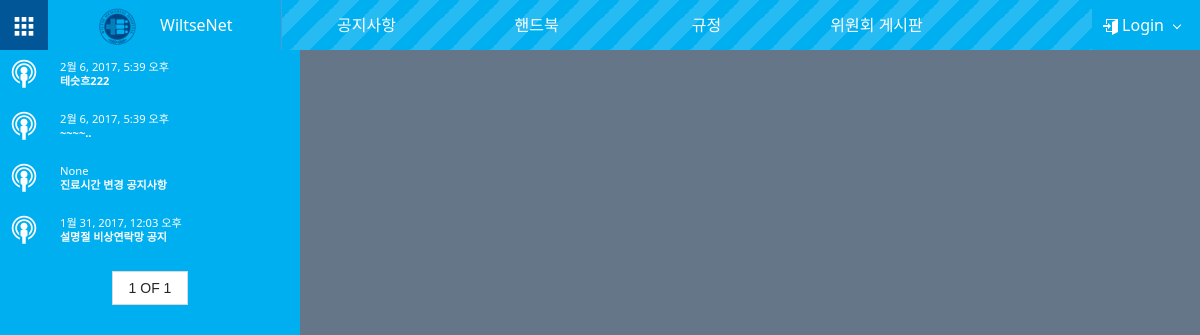
The page / on the database its author committed.
### WiltseApp/models.py (models this page shows, shortened)
class Notice(models.Model):
    num = models.IntegerField(default=nu3)
    title = models.CharField(('제목'),max_length=200)
    content = RichTextField(('내용'))
    uploadfile = models.FileField(('첨부파일'),upload_to=generate_filename,null=True,blank=True)
    writer = models.CharField(('작성자'),max_length=200)
    date = models.DateTimeField(auto_now_add=True)
    code = models.ForeignKey(Code,null=True)
    writeid = models.CharField(max_length=50)

### WiltseApp/views.py (the view)
# urls.py: url(r'^$',views.mainpage, name='main'),
def mainpage(request):
    list = Notice.objects.all().order_by('-num')
    cate = Code.objects.filter(where="공지사항")
    paginator = Paginator(list, 14) # Show 14 contacts per page
    page = request.GET.get('page')
    try:
        pagedlist = paginator.page(page)
    except PageNotAnInteger:
        pagedlist = paginator.page(1)
    except EmptyPage:
        pagedlist = paginator.page(paginator.num_pages)
    return render(request,'index.html',{'list':pagedlist,'category':cate,'titlecolor':'1'})

### WiltseApp/templates/index.html (shortened to what this page needs)
{% extends 'base.html' %}
{% block content %}
                <div class="cell size-x300 bg-blue" id="cell-sidebar" style="background-color: #71b1d1; height: 100%">
                    <ul class="sidebar bg-blue">
                    {% for notidata in list %}
                        <li>
                        	<a href="#" onclick="viewnotidata({{ notidata.num }})">
                        	{% if notidata.code.codenumber == 10 %}
                            	<span class="mif-broadcast icon"></span>
                            {% elif notidata.code.codenumber == 11 %}
                            	<span class="mif-injection icon"></span>
                            {% elif notidata.code.codenumber == 12 %}
                            	<span class="mif-stethoscope icon"></span>
                            {% elif notidata.code.codenumber == 13 %}
                            	<span class="mif-wrench icon"></span>
                            {% elif notidata.code.codenumber == 14 %}
                            	<span class="mif-justice icon"></span>
                            {% endif %}
                            	<span class="counter">{{ notidata.date }}</span>
                            	<span class="title" style="width:200px;overflow:hidden;white-space:nowrap;text-overflow:ellipsis;">{{ notidata.title }}</span>
                        	</a>
                        </li>
                    {% endfor %}
                    </ul>
                    <div class="pagination" align="center" >
					    <span class="step-links">
					        <button class="button"><span class="current">
					            	{{ list.number }} OF {{ list.paginator.num_pages }}
					        </span></button>
					    </span>
					</div>
                </div>
{% endblock %}

### WiltseApp/static/assets/css/metro-responsive.css (style rules this page uses)
@media screen and (max-width: 1400px) { html { font-size: 110%; } }
@media screen and (max-width: 1200px) { html { font-size: 100%; } }

### WiltseApp/templates/Base.html (style rules this page uses)
html, body { height: 100%; }

### rows shown on the page
Notice: date "2월 6, 2017, 5:39 오후", title "테슷흐222"
Notice: date "2월 6, 2017, 5:39 오후", title "~~~~.."
Notice: date "None", title "진료시간 변경 공지사항"
Notice: date "1월 31, 2017, 12:03 오후", title "설명절 비상연락망 공지"

### other values the page prints
{{ list.number }} "1"
{{ list.paginator.num_pages }} "1"
